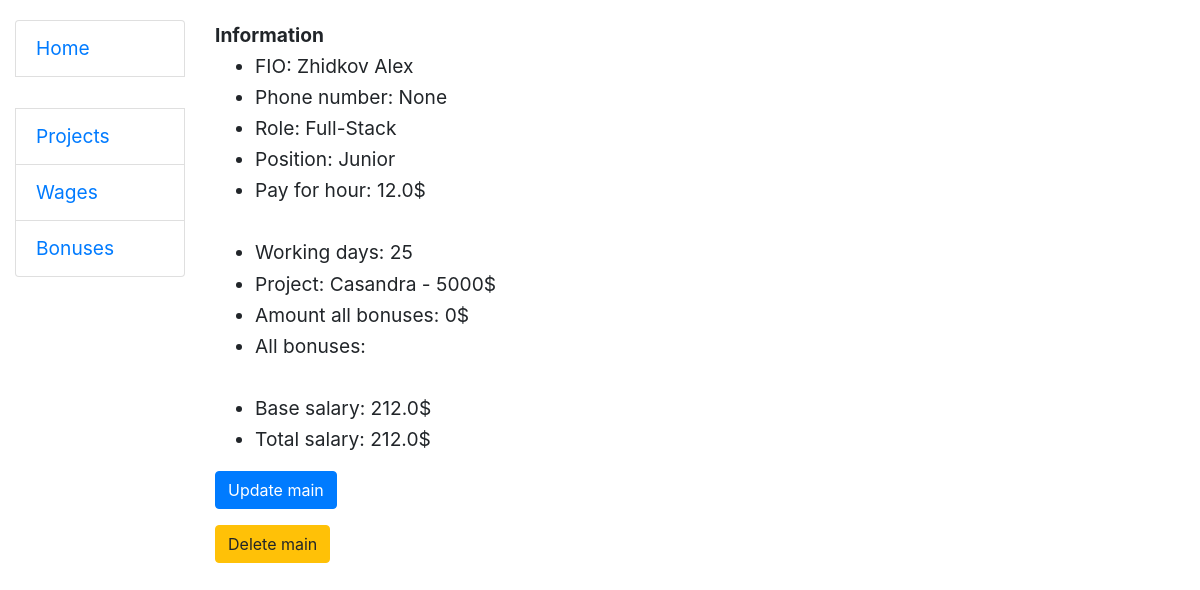
Page /main/1/ on the earlier database version.
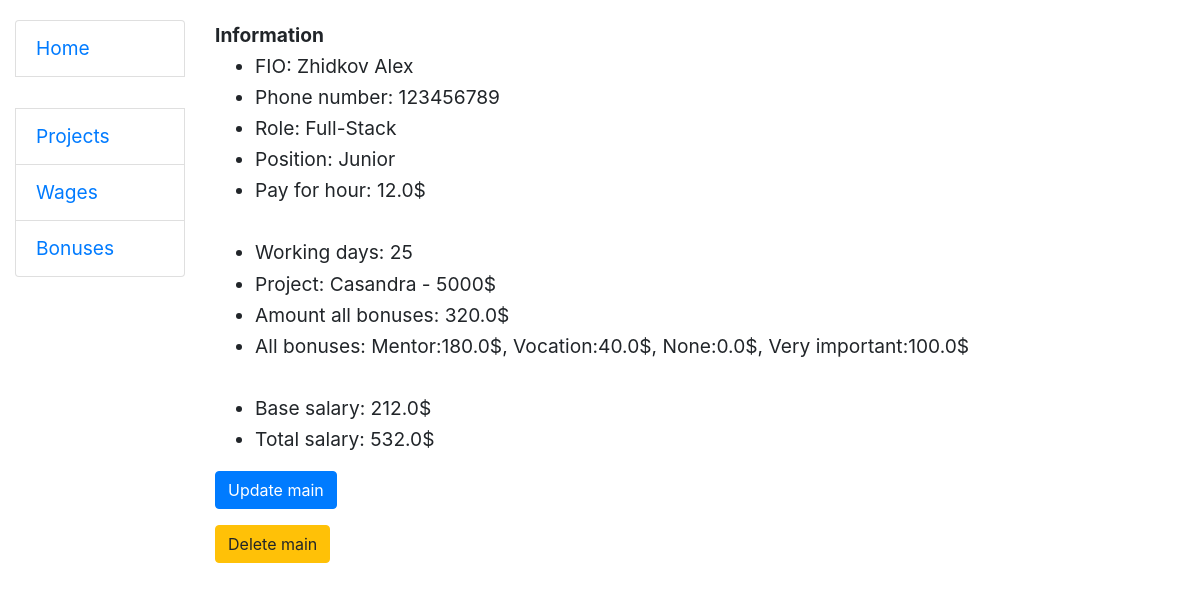
Same page on the later database version.
### salary/models.py (models this page shows, shortened)
class Main(models.Model):
    report_card = models.ForeignKey(to=ReportCard, on_delete=models.CASCADE)
    wage = models.ForeignKey(to=Wage, on_delete=models.CASCADE)
    @property
    def amount_of_days(self):
        return int(self.report_card.end.day - self.report_card.start.day)
    @property
    def base_salary(self):
        return f"{float((self.amount_of_days * 8) + self.wage.pay_per_hour)}$"
    @property
    def full_bonus(self):
        return sum([bon["price_for_bonus"] for bon in self.report_card.person_bonus_project.bonus.all().values()])
    @property
    def full_bonus_detail(self):
        return ", ".join([f"{bon['name']}:{bon['price_for_bonus']}$" for bon in self.report_card.person_bonus_project.bonus.all().values()])
    @property
    def total_salary(self):
        return f"{(self.full_bonus + float(self.base_salary[:-1]))}$"

class ReportCard(models.Model):
    start = models.DateTimeField()
    end = models.DateTimeField()
    person_bonus_project = models.ForeignKey(
        to=PersonBonusProject, on_delete=models.CASCADE, null=True
    )

class PersonBonusProject(models.Model):
    person = models.ForeignKey(to=Person, on_delete=models.CASCADE)
    project = models.ForeignKey(to=Project, on_delete=models.CASCADE)
    bonus = models.ManyToManyField(to=Bonus, related_name="bonus")

class Person(AbstractUser):
    middle_name = models.CharField(max_length=30)
    phone_number = models.IntegerField(null=True)
    @property
    def full_name(self):
        return f"{self.last_name} {self.first_name} {self.middle_name}"
    class Meta:
        verbose_name = "person"
        verbose_name_plural = "persons"

class Wage(models.Model):
    position = models.CharField(max_length=255)
    role = models.CharField(max_length=255)
    pay_per_hour = models.FloatField()

class Project(models.Model):
    name = models.CharField(max_length=255)
    price = models.IntegerField()
    start = models.DateField()
    end = models.DateField()
    def __str__(self):
        return f"{self.name} - {self.price}"

### salary/views.py (the view)
# urls.py: path("main/<int:pk>/", MainDetailView.as_view(), name="main-detail"),
class MainDetailView(generic.DetailView):
    model = Main

### templates/salary/main_detail.html
{% extends "base.html" %}
{% block content %}
    <strong>Information</strong>
    <br>
    <ul>
        <li>FIO: {{ main.report_card.person_bonus_project.person.full_name }}</li>
        <li>Phone number: {{ main.report_card.person_bonus_project.person.phone_number }}</li>
        <li>Role: {{ main.wage.role }}</li>
        <li>Position: {{ main.wage.position }}</li>
        <li>Pay for hour: {{ main.wage.pay_per_hour }}$</li>
        <br>
        <li>Working days: {{ main.amount_of_days }}</li>
        <li>Project: {{ main.report_card.person_bonus_project.project }}$</li>
        <li>Amount all bonuses: {{ main.full_bonus }}$</li>
        <li>All bonuses: {{ main.full_bonus_detail }}</li>
        <br>
        <li>Base salary: {{ main.base_salary }}</li>
        <li>Total salary: {{ main.total_salary }}</li>
    </ul>
    <p><a  class="button-update btn btn-primary" href="{% url 'salary:main-update' pk=main.id %}">Update main</a></p>
    <p><a  class="button-delete btn btn-warning" href="{% url 'salary:main-delete' pk=main.id %}">Delete main</a></p>
{% endblock %}

### templates/base.html (shortened to what this page needs)
<!DOCTYPE html>
<html lang="en">
<head>
    <link rel="stylesheet"
          href="https://cdn.jsdelivr.net/npm/bootstrap@4.5.3/dist/css/bootstrap.min.css"
>
    {% load static %}
    <link rel="stylesheet" href="{% static 'css/styles.css' %}">
</head>
<body>
<div class="container-fluid">
    <div class="row">
        <div class="col-sm-2">
            {% block sidebar %}
                {% include "includes/sidebar.html" %}
            {% endblock %}
        </div>
        <div class="col-sm-10 ">
            {% block content %}{% endblock %}
        </div>
    </div>
</div>
</body>
</html>

### templates/includes/sidebar.html
<ul class="sidebar-nav list-group">
  <li class="list-group-item"><a href="{% url 'salary:main-list' %}">Home</a></li>
    <br>
  <li class="list-group-item"><a href="{% url 'salary:project-list' %}">Projects</a></li>
  <li class="list-group-item"><a href="{% url 'salary:wage-list' %}">Wages</a></li>
  <li class="list-group-item"><a href="{% url 'salary:bonus-list' %}">Bonuses</a></li>
</ul>

### templates/includes/pagination.html (shortened to what this page needs)
{% load query_transform %}

### static/css/styles.css (style rules this page uses)
body { margin-top: 20px; text-align: left; font-size: 120%; line-height: 1.618; }

Differences in the rows shown:
changed through a linked row, Main "Zhidkov Alex": report_card.person_bonus_project.person.phone_number "None" → "123456789"; full_bonus "0" → "320.0"; full_bonus_detail (not shown) → "Mentor:180.0$, Vocation:40.0$, None:0.0$, Very important:100.0$"; total_salary "212.0$" → "532.0$"
